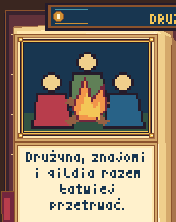
#> input picture MCMMORPG/plugin-src/arena/wdrozenie/pack/gui/hub_spolecznosc_1.png, 176 x 222 px, found by its file name; its folder holds 4 pictures in this run
$ python rysuj_kafel.py
#> lines starting #> are read from the running program, lines starting #| are printed output that depends on the picture
#!/usr/bin/env python3
"""Dorysuj kafel Otwartej Areny do czterech pasów menu Drużyna."""

from pathlib import Path

from PIL import Image, ImageDraw


HERE = Path(__file__).resolve().parent
SOURCES = HERE / "zrodla"
ECONOMY = Path(
    "/opt/docker/mc/data/world1/plugins/Nexo/pack/assets/nexo/textures/gui"
)
SIZE = (352, 444)
STRIP_SIZE = (176, 222)
TILE_SOURCE = (230, 105, 302, 178)  # GILDIA: ramka i tabliczka 72 x 73
TILE_TARGET = (193, 177)  # sloty 41, 42, 50, 51

NAVY = (24, 54, 80)
OUTLINE = (37, 28, 43)
CREAM = (255, 241, 204)
PALE = (255, 231, 174)
GOLD = (206, 145, 53)
GOLD_LIGHT = (244, 198, 87)
GOLD_DARK = (140, 83, 44)
TAN = (169, 116, 75)
MAROON = (114, 38, 61)
RED_LIGHT = (184, 61, 76)


def assemble(images):
    canvas = Image.new("RGBA", SIZE)
    for image, position in zip(images, ((0, 0), (176, 0), (0, 222), (176, 222))):
        canvas.alpha_composite(image.convert("RGBA"), position)
    return canvas


# [49 lines left out: functions letter, arena_symbol, not called in this run]


def main():
    paths = [SOURCES / f"hub_spolecznosc_{i}.png" for i in range(1, 5)]
    originals = [Image.open(path) for path in paths]
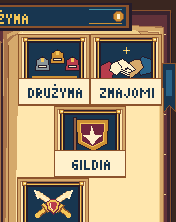
#> input picture MCMMORPG/plugin-src/arena/wdrozenie/pack/gui/hub_spolecznosc_2.png, 176 x 222 px, found by its file name
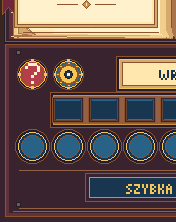
#> input picture MCMMORPG/plugin-src/arena/wdrozenie/pack/gui/hub_spolecznosc_3.png, 176 x 222 px, found by its file name
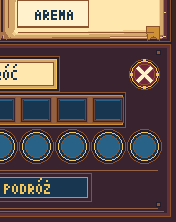
#> input picture MCMMORPG/plugin-src/arena/wdrozenie/pack/gui/hub_spolecznosc_4.png, 176 x 222 px, found by its file name
#> originals = 4 items
    if any(image.size != STRIP_SIZE for image in originals):
        raise ValueError("Każdy pas źródłowy musi mieć 176 x 222 px")
    canvas = assemble(originals)
#> in assemble, `canvas = Image.new("RGBA", SIZE)`: canvas: PIL image 352x444 RGBA; every value is 0
#> the loop in assemble, `for image, position in zip(images, ((0, 0), (176, 0), (0, 222), (176, ..` made 4 passes
#> position on passes 1 to 4: (0, 0), (176, 0), (0, 222), (176, 222)
#> after the loop in assemble, `for image, position in zip(images, ((0, 0), (176, 0), (0, 222), (176, ..`:
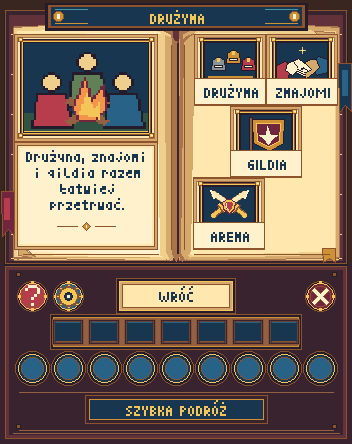
#> canvas: PIL image 352x444 RGBA; mean R, G, B, A 127.8, 108.9, 93.8, 255

    # E: podpis SKLEP w hub_ekonomia; pozostałe litery: podpisy GILDIA i DRUŻYNA.
#> (the run stopped early here; a loop or call above may not have finished)
